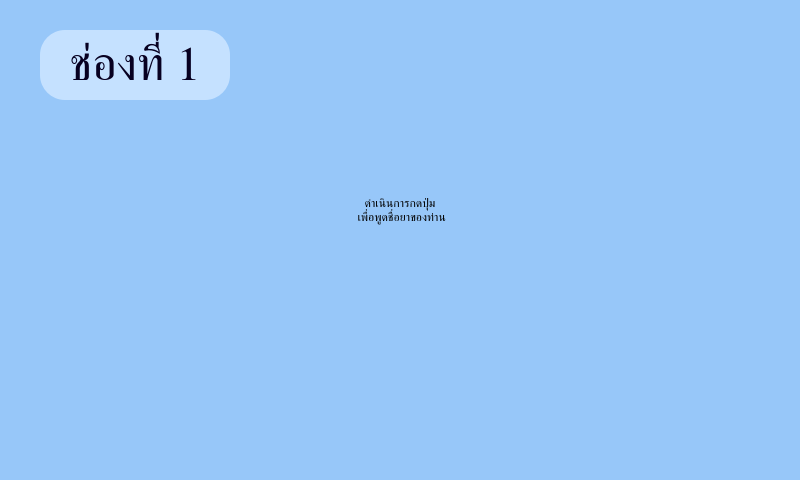
<?xml version="1.0" encoding="UTF-8"?>
<ui version="4.0">
 <class>background_input_pil_name</class>
 <widget class="QDialog" name="background_input_pil_name">
  <property name="geometry">
   <rect>
    <x>0</x>
    <y>0</y>
    <width>800</width>
    <height>480</height>
   </rect>
  </property>
  <property name="windowTitle">
   <string>Dialog</string>
  </property>
  <property name="styleSheet">
   <string notr="true">QWidget#background_input_pil_name{
background-color: #97C7F9}</string>
  </property>
  <widget class="QLabel" name="no_channel">
   <property name="geometry">
    <rect>
     <x>40</x>
     <y>30</y>
     <width>190</width>
     <height>70</height>
    </rect>
   </property>
   <property name="font">
    <font>
     <family>JasmineUPC</family>
     <pointsize>36</pointsize>
     <weight>9</weight>
     <italic>false</italic>
     <bold>false</bold>
    </font>
   </property>
   <property name="styleSheet">
    <string notr="true">background-color: #C5E1FF;
font: 75 36pt &quot;JasmineUPC&quot;;
border-radius: 25px;
color: #070021;
</string>
   </property>
   <property name="text">
    <string>ช่องที่ 1</string>
   </property>
   <property name="alignment">
    <set>Qt::AlignCenter</set>
   </property>
  </widget>
  <widget class="QLabel" name="question_input_voice">
   <property name="geometry">
    <rect>
     <x>130</x>
     <y>110</y>
     <width>540</width>
     <height>200</height>
    </rect>
   </property>
   <property name="styleSheet">
    <string notr="true">font: 34pt &quot;JasmineUPC&quot;;</string>
   </property>
   <property name="text">
    <string>ดำเนินการกดปุ่ม 
 เพื่อพูดชื่อยาของท่าน</string>
   </property>
   <property name="alignment">
    <set>Qt::AlignCenter</set>
   </property>
  </widget>
  <widget class="QToolButton" name="button_input_voice">
   <property name="geometry">
    <rect>
     <x>330</x>
     <y>300</y>
     <width>140</width>
     <height>125</height>
    </rect>
   </property>
   <property name="styleSheet">
    <string notr="true">QToolButton#button_input_voice {
   background-image: url(:/newPrefix/mic_icon.png); 
   border-radius: 35;
   width:30px;
}
QToolButton#button_input_voice:hover {
	background-color:#24BD73;
	background-image: url(:/newPrefix/mic_icon.png);
   border-radius: 35;
   background-color:#B9D974;
	width: 170px;
	height: 100px;
}</string>
   </property>
   <property name="text">
    <string/>
   </property>
  </widget>
 </widget>
 <resources>
  <include location="../../../shared/images/mic_icon.qrc"/>
 </resources>
 <connections/>
</ui>
